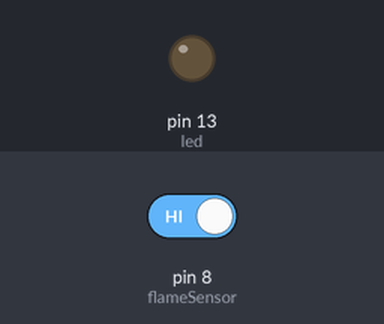
The sketch below on a simulated Arduino Uno, built with avr-gcc and run on an emulated ATmega328P. On the bench: output pins drawn as LEDs (lit = HIGH). The test bench sets the inputs (shaded band); at power-on: pin 8 (flameSensor) HIGH. What the sketch prints to the serial monitor is not drawn.

Above: at 1.8 s.
1.9 s: pin 8 (flameSensor) driven LOW
At 3.0 s:
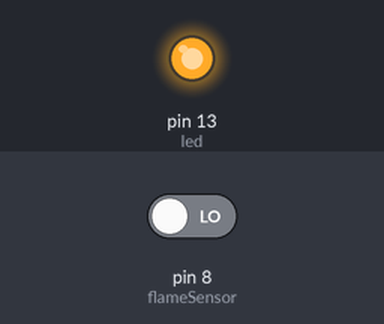
3.5 s: pin 8 (flameSensor) driven HIGH
At 4.2 s:
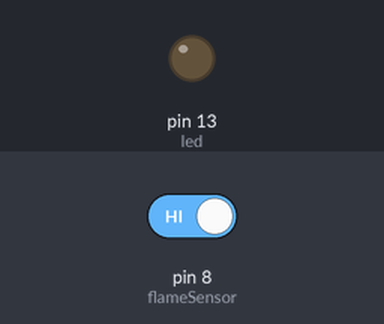
Timing chart, 0 to 6.5 s (numbered marks = the images above; inputs shaded):
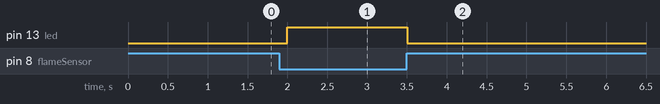

The sketch:

03_Fire_Detection_Using_Flame_Sensor.ino
```cpp
int flameSensor = 8;
int led = 13;

void setup()
{

    pinMode(flameSensor, INPUT);
    pinMode(led, OUTPUT);
    Serial.begin(9600);
}

void loop()
{
    int flame = digitalRead(flameSensor);

    if (flame == LOW)
    {
        digitalWrite(led, HIGH);
        Serial.println("🔥 Flame Detected.");
        Serial.println(flame);
    }
    else
    {
        digitalWrite(led, LOW);
        Serial.println("❌ No Flame Detected.");
        Serial.println(flame);
    }
    delay(500);
}
```

Measured:
- after the input at 1.9 s, pin 13 (led): LOW → HIGH after 0.10 s
- after the input at 3.5 s, pin 13 (led): HIGH → LOW at once
